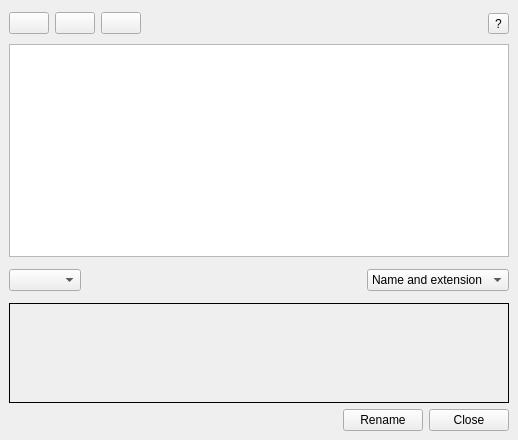
<?xml version="1.0" encoding="UTF-8"?>
<ui version="4.0">
 <class>MainWindow</class>
 <widget class="QMainWindow" name="MainWindow">
  <property name="geometry">
   <rect>
    <x>0</x>
    <y>0</y>
    <width>518</width>
    <height>440</height>
   </rect>
  </property>
  <property name="sizePolicy">
   <sizepolicy hsizetype="Fixed" vsizetype="Preferred">
    <horstretch>0</horstretch>
    <verstretch>0</verstretch>
   </sizepolicy>
  </property>
  <property name="baseSize">
   <size>
    <width>2</width>
    <height>2</height>
   </size>
  </property>
  <property name="windowTitle">
   <string>Batch Renamer - Rename multiple files</string>
  </property>
  <widget class="QWidget" name="centralwidget">
   <property name="sizePolicy">
    <sizepolicy hsizetype="Preferred" vsizetype="Preferred">
     <horstretch>0</horstretch>
     <verstretch>0</verstretch>
    </sizepolicy>
   </property>
   <layout class="QVBoxLayout" name="verticalLayout">
    <item>
     <layout class="QHBoxLayout" name="horizontalLayout_2">
      <item>
       <widget class="QPushButton" name="AddPushButton">
        <property name="enabled">
         <bool>true</bool>
        </property>
        <property name="sizePolicy">
         <sizepolicy hsizetype="Fixed" vsizetype="Fixed">
          <horstretch>0</horstretch>
          <verstretch>0</verstretch>
         </sizepolicy>
        </property>
        <property name="minimumSize">
         <size>
          <width>0</width>
          <height>0</height>
         </size>
        </property>
        <property name="maximumSize">
         <size>
          <width>16777215</width>
          <height>16777215</height>
         </size>
        </property>
        <property name="text">
         <string/>
        </property>
        <property name="icon">
         <iconset theme="list-add"/>
        </property>
       </widget>
      </item>
      <item>
       <widget class="QPushButton" name="RemovePushButton">
        <property name="sizePolicy">
         <sizepolicy hsizetype="Fixed" vsizetype="Fixed">
          <horstretch>0</horstretch>
          <verstretch>0</verstretch>
         </sizepolicy>
        </property>
        <property name="maximumSize">
         <size>
          <width>16777215</width>
          <height>16777215</height>
         </size>
        </property>
        <property name="text">
         <string/>
        </property>
        <property name="icon">
         <iconset theme="list-remove"/>
        </property>
       </widget>
      </item>
      <item>
       <widget class="QPushButton" name="clearPushButton">
        <property name="sizePolicy">
         <sizepolicy hsizetype="Fixed" vsizetype="Fixed">
          <horstretch>0</horstretch>
          <verstretch>0</verstretch>
         </sizepolicy>
        </property>
        <property name="text">
         <string/>
        </property>
        <property name="icon">
         <iconset theme="edit-clear"/>
        </property>
       </widget>
      </item>
      <item>
       <spacer name="horizontalSpacer">
        <property name="orientation">
         <enum>Qt::Orientation::Horizontal</enum>
        </property>
        <property name="sizeType">
         <enum>QSizePolicy::Policy::MinimumExpanding</enum>
        </property>
        <property name="sizeHint" stdset="0">
         <size>
          <width>300</width>
          <height>29</height>
         </size>
        </property>
       </spacer>
      </item>
      <item>
       <widget class="QToolButton" name="aboutButton">
        <property name="text">
         <string>?</string>
        </property>
        <property name="icon">
         <iconset theme="help-about"/>
        </property>
       </widget>
      </item>
     </layout>
    </item>
    <item>
     <widget class="DragTableView" name="fileNamesTableView">
      <property name="sizePolicy">
       <sizepolicy hsizetype="MinimumExpanding" vsizetype="Expanding">
        <horstretch>1</horstretch>
        <verstretch>0</verstretch>
       </sizepolicy>
      </property>
      <property name="minimumSize">
       <size>
        <width>0</width>
        <height>0</height>
       </size>
      </property>
      <property name="maximumSize">
       <size>
        <width>16777215</width>
        <height>16777215</height>
       </size>
      </property>
      <property name="acceptDrops">
       <bool>true</bool>
      </property>
      <property name="horizontalScrollBarPolicy">
       <enum>Qt::ScrollBarPolicy::ScrollBarAlwaysOff</enum>
      </property>
      <property name="sizeAdjustPolicy">
       <enum>QAbstractScrollArea::SizeAdjustPolicy::AdjustToContentsOnFirstShow</enum>
      </property>
      <property name="dragEnabled">
       <bool>true</bool>
      </property>
      <property name="dragDropOverwriteMode">
       <bool>false</bool>
      </property>
      <property name="dragDropMode">
       <enum>QAbstractItemView::DragDropMode::DragDrop</enum>
      </property>
      <property name="alternatingRowColors">
       <bool>true</bool>
      </property>
      <property name="selectionMode">
       <enum>QAbstractItemView::SelectionMode::SingleSelection</enum>
      </property>
      <property name="selectionBehavior">
       <enum>QAbstractItemView::SelectionBehavior::SelectRows</enum>
      </property>
      <property name="sortingEnabled">
       <bool>false</bool>
      </property>
      <attribute name="horizontalHeaderShowSortIndicator" stdset="0">
       <bool>true</bool>
      </attribute>
      <attribute name="horizontalHeaderStretchLastSection">
       <bool>true</bool>
      </attribute>
     </widget>
    </item>
    <item>
     <layout class="QHBoxLayout" name="horizontalLayout_3">
      <item>
       <widget class="QComboBox" name="operationComboBox">
        <property name="sizePolicy">
         <sizepolicy hsizetype="Fixed" vsizetype="Fixed">
          <horstretch>0</horstretch>
          <verstretch>0</verstretch>
         </sizepolicy>
        </property>
       </widget>
      </item>
      <item>
       <spacer name="horizontalSpacer_2">
        <property name="orientation">
         <enum>Qt::Orientation::Horizontal</enum>
        </property>
        <property name="sizeHint" stdset="0">
         <size>
          <width>35</width>
          <height>34</height>
         </size>
        </property>
       </spacer>
      </item>
      <item>
       <widget class="QComboBox" name="targetComboBox">
        <item>
         <property name="text">
          <string>Name and extension</string>
         </property>
        </item>
        <item>
         <property name="text">
          <string>Name only</string>
         </property>
        </item>
        <item>
         <property name="text">
          <string>Extension only</string>
         </property>
        </item>
       </widget>
      </item>
     </layout>
    </item>
    <item>
     <widget class="QStackedWidget" name="TransformPagesStackedWidget">
      <property name="enabled">
       <bool>true</bool>
      </property>
      <property name="sizePolicy">
       <sizepolicy hsizetype="MinimumExpanding" vsizetype="Fixed">
        <horstretch>1</horstretch>
        <verstretch>0</verstretch>
       </sizepolicy>
      </property>
      <property name="minimumSize">
       <size>
        <width>500</width>
        <height>100</height>
       </size>
      </property>
      <property name="autoFillBackground">
       <bool>false</bool>
      </property>
      <property name="frameShape">
       <enum>QFrame::Shape::Box</enum>
      </property>
      <property name="frameShadow">
       <enum>QFrame::Shadow::Plain</enum>
      </property>
      <property name="lineWidth">
       <number>1</number>
      </property>
      <property name="currentIndex">
       <number>-1</number>
      </property>
     </widget>
    </item>
    <item>
     <layout class="QHBoxLayout" name="horizontalLayout">
      <item>
       <spacer name="horizontalSpacer_3">
        <property name="orientation">
         <enum>Qt::Orientation::Horizontal</enum>
        </property>
        <property name="sizeHint" stdset="0">
         <size>
          <width>300</width>
          <height>20</height>
         </size>
        </property>
       </spacer>
      </item>
      <item>
       <widget class="QPushButton" name="renamePushButton">
        <property name="sizePolicy">
         <sizepolicy hsizetype="Fixed" vsizetype="Fixed">
          <horstretch>0</horstretch>
          <verstretch>0</verstretch>
         </sizepolicy>
        </property>
        <property name="text">
         <string>Rename</string>
        </property>
       </widget>
      </item>
      <item>
       <widget class="QPushButton" name="closePushButton">
        <property name="sizePolicy">
         <sizepolicy hsizetype="Fixed" vsizetype="Fixed">
          <horstretch>0</horstretch>
          <verstretch>0</verstretch>
         </sizepolicy>
        </property>
        <property name="text">
         <string>Close</string>
        </property>
       </widget>
      </item>
     </layout>
    </item>
   </layout>
  </widget>
 </widget>
 <customwidgets>
  <customwidget>
   <class>DragTableView</class>
   <extends>QTableView</extends>
   <header location="global">DragTableView/DragTableView.h</header>
  </customwidget>
 </customwidgets>
 <resources/>
 <connections/>
</ui>
